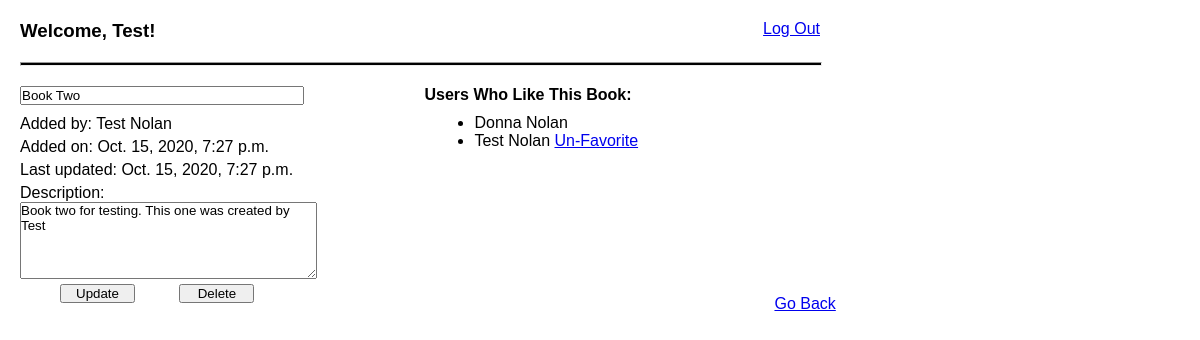
The page /books/2 (signed in) on the database its author committed.
### fav_books_app/models.py (models this page shows)
class User(models.Model):
    first_name = models.CharField(max_length=255)
    last_name = models.CharField(max_length=255)
    email = models.EmailField(max_length=255)
    password = models.CharField(max_length=255)
    created_at = models.DateTimeField(auto_now_add=True)
    updated_at = models.DateTimeField(auto_now=True)
    objects = UserManager()

class Book(models.Model):
    title = models.CharField(max_length=255)
    description = models.TextField(max_length=800)
    uploaded_by = models.ForeignKey(User, related_name = 'books_uploaded', on_delete = models.CASCADE)
    users_who_like = models.ManyToManyField(User, related_name = 'liked_books')
    created_at = models.DateTimeField(auto_now_add=True)
    updated_at = models.DateTimeField(auto_now=True)
    objects = BookManager()

### fav_books_app/views.py (the view)
# urls.py: path('books/<int:book_id>', views.book_details),
def book_details(request, book_id):
    context = {
        'userid' : User.objects.get(id=request.session['uuid']),
        'details' : Book.objects.get(id=book_id),
        'my_faves': Book.objects.filter(users_who_like=request.session['uuid'])
    }
    return render (request, 'details.html', context)

### fav_books_app/templates/details.html (shortened to what this page needs)
<!DOCTYPE html>
<html lang="en">
<head>
    <link rel="stylesheet" href="/static/style.css">
</head>
<body>
    <div class="header">
        <h3>Welcome, {{userid.first_name}}!</h3>
        <a href="/logout">Log Out</a>
    </div>
    <hr>
    <div class="wrapper">
        <div class="book_details">
                {% if userid.id != details.uploaded_by.id%}
                    <h4>{{details.title}}</h4>
                    <p>Added by: {{details.uploaded_by.first_name}} {{details.uploaded_by.last_name}}</p>
                    <p>Added on: {{details.created_at}}</p>
                    <p>Last updated: {{details.updated_at}}</p>
                    <p>Description: {{details.description}}</p>
                {% else %}
                    <form action="/books/{{details.id}}/edit" method="post">
                        <h4><input type="text" name = 'title' value = '{{details.title}}'></h4>
                        <p>Added by: {{details.uploaded_by.first_name}} {{details.uploaded_by.last_name}}</p>
                        <p>Added on: {{details.created_at}}</p>
                        <p>Last updated: {{details.updated_at}}</p>
                        <p>Description: <textarea name="description" id = 'description' cols="35" rows="5">{{details.description}}</textarea></p>
                        <button type="submit" class="double_button">Update</button> <button type="submit" formaction="/books/{{details.id}}/delete">Delete</button>
                    </form>
                {% endif %}
        </div>
        <div class="likes">
            <h4>Users Who Like This Book:</h4>
            <ul>
            {%for detail in details.users_who_like.all%}
                <li>{{detail.first_name}} {{detail.last_name}}
                    {%if userid not in details.users_who_like.all%}
                        <p><a href="/books/{{details.id}}/favorite">Add to favorites</a></p>
                    {%elif userid == detail%}
                        <a href="/books/{{details.id}}/unfavorite">Un-Favorite</a></li>
                    {%endif%}
            {%empty%}
                <p>No users have made this book a favorite yet!</p>
                <p><a href="/books/{{details.id}}/favorite">Add to favorites</a></p>
            {%endfor%}
            </ul>
        </div>
        <a href="/books" id = "go_back">Go Back</a>
    </div>
</body>
</html>

### fav_books_app/static/style.css (style rules this page uses)
* { margin: 0; padding: 0; font-family: Arial, Helvetica, sans-serif; }
.header { padding: 20px; display: flex; justify-content: space-between; width: 800px; }
hr { width: 800px; height: 2px; background-color: black; margin-left: 20px; }
.wrapper { width: 800px; padding: 20px; position: relative; }
.add_book, .book_details { display: inline-block; width: 350px; vertical-align: top; }
li { margin-left: 50px; }
h4 { margin-bottom: 10px; }
.list_books, .likes { display: inline-block; vertical-align: top; width: 350px; margin-left: 50px; }
#go_back { position: absolute; bottom: 10px; }
.book_details p { margin-bottom: 5px; }
.book_details input { width: 80%; }
.book_details textarea { display: inline-block; vertical-align: top; }
.book_details button { display: inline-block; width: 75px; margin-left:40px; }

### rows shown on the page
User: first_name "Test", last_name "Nolan"
Book: title "Book Two", uploaded_by.first_name "Test", uploaded_by.last_name "Nolan", created_at "Oct. 15, 2020, 7:27 p.m.", updated_at "Oct. 15, 2020, 7:27 p.m.", description "Book two for testing. This one was created by Test"
User: first_name "Donna", last_name "Nolan"
